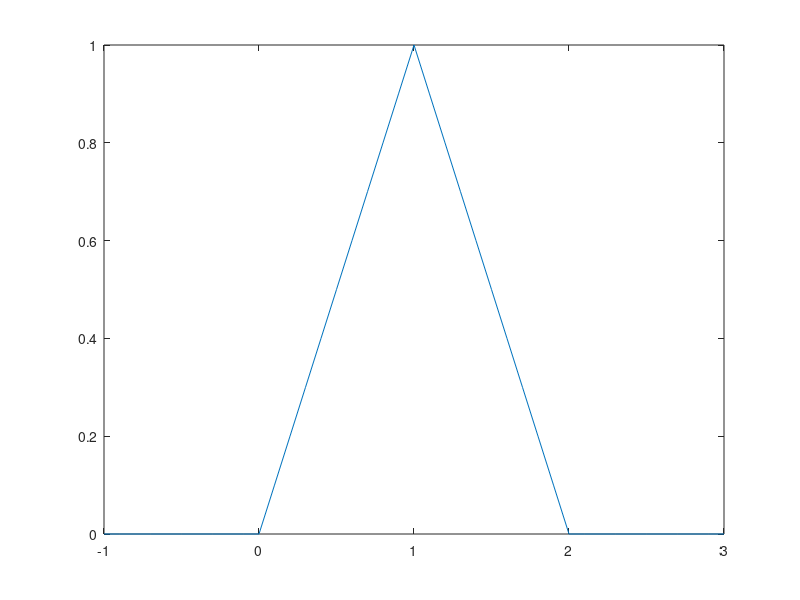

Write MATLAB code to recreate this figure. (Note: this script raises an error after producing the figure.)
% test defuzzy method
%% trapmf
clc;clear;

mem(1,:) = [-inf -inf 0 1];
mem(2,:) = [0 1 1 2];
mem(3,:) = [1 2 inf inf];


v = -1:0.1:3;
H = trapmf(v,mem(2,:));
plot(v,H)
% 
% for j = 1:3
% H(j) = trapmf(v,mem(j,:));
% end

%% test
clc;clear;

mem1 = [-1 0 1];
mem2 = [0 1 2];
U1 = [0 1 0]';
U2 = U1;

x = -0.5;


H1 = trimf(x,mem1);
H2 = trimf(x,mem2);


h1 = mf(x,mem1,U1);
h2 = mf(x,mem2,U2);